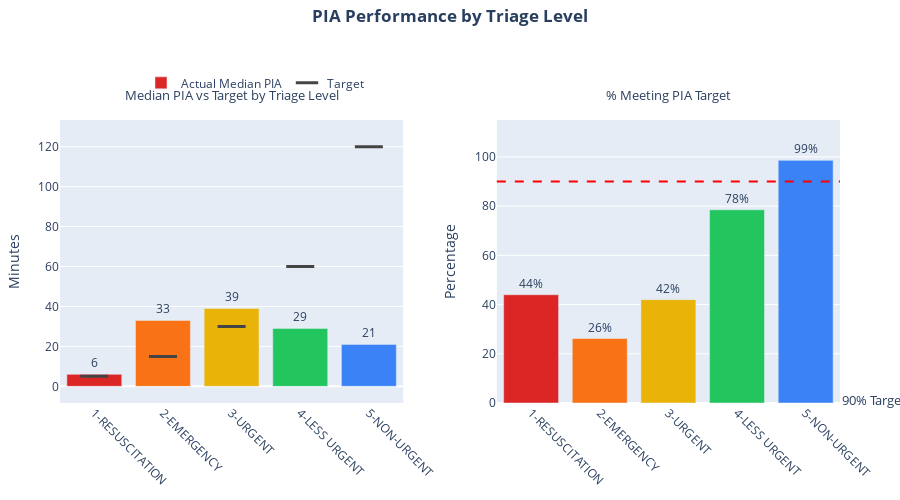

Notebook source saved alongside this figure:
### Markdown cell above
## Cell 7: Visualize PIA Performance

### Code cell
# Create PIA performance visualization
fig_pia = make_subplots(
    rows=1, cols=2,
    subplot_titles=('Median PIA vs Target by Triage Level', '% Meeting PIA Target'),
    horizontal_spacing=0.12
)

# Colors for triage levels
triage_colors = ['#DC2626', '#F97316', '#EAB308', '#22C55E', '#3B82F6']

# Chart 1: Median PIA vs Target
fig_pia.add_trace(
    go.Bar(
        x=pia_performance['Triage Level'],
        y=pia_performance['Median PIA (min)'],
        name='Actual Median PIA',
        marker_color=triage_colors,
        text=pia_performance['Median PIA (min)'].apply(lambda x: f'{x:.0f}'),
        textposition='outside'
    ),
    row=1, col=1
)

# Add target line markers
targets = [5, 15, 30, 60, 120]  # Using 5 for CTAS 1
fig_pia.add_trace(
    go.Scatter(
        x=pia_performance['Triage Level'],
        y=targets,
        mode='markers',
        marker=dict(symbol='line-ew', size=20, color='black', line_width=3),
        name='Target'
    ),
    row=1, col=1
)

# Chart 2: % Meeting Target
fig_pia.add_trace(
    go.Bar(
        x=pia_performance['Triage Level'],
        y=pia_performance['% Meeting Target'],
        marker_color=triage_colors,
        text=pia_performance['% Meeting Target'].apply(lambda x: f'{x:.0f}%'),
        textposition='outside',
        showlegend=False
    ),
    row=1, col=2
)

# Add 90% target line
fig_pia.add_hline(y=90, line_dash="dash", line_color="red", 
                  annotation_text="90% Target", 
                  annotation_position="right",
                  row=1, col=2)

fig_pia.update_layout(
    height=500,
    title_text="<b>PIA Performance by Triage Level</b>",
    title_x=0.5,
    title_y=0.98,
    showlegend=True,
    legend=dict(
        orientation="h", 
        yanchor="bottom", 
        y=1.08,           # Move legend higher above chart
        xanchor="center",
        x=0.25            # Center legend over left chart
    ),
    margin=dict(t=120, b=80, l=60, r=60)  # More top margin for legend
)

# Update subplot titles position
fig_pia.update_annotations(font_size=13, y=1.05)

fig_pia.update_yaxes(title_text="Minutes", row=1, col=1)
fig_pia.update_yaxes(title_text="Percentage", range=[0, 115], row=1, col=2)
fig_pia.update_xaxes(tickangle=45)

fig_pia.show()

### Figure 1 — Plotly figure (JSON) as saved in the notebook; plotly's stock layout.template omitted (floating-point values rounded to 4 significant figures)
{"data": [{"marker": {"color": ["#DC2626", "#F97316", "#EAB308", "#22C55E", "#3B82F6"]}, "name": "Actual Median PIA", "text": ["6", "33", "39", "29", "21"], "textposition": "outside", "type": "bar", "x": ["1-RESUSCITATION", "2-EMERGENCY", "3-URGENT", "4-LESS URGENT", "5-NON-URGENT"], "xaxis": "x", "y": [6.0, 33.0, 39.0, 29.0, 21.0], "yaxis": "y"}, {"marker": {"color": "black", "line": {"width": 3}, "size": 20, "symbol": "line-ew"}, "mode": "markers", "name": "Target", "type": "scatter", "x": ["1-RESUSCITATION", "2-EMERGENCY", "3-URGENT", "4-LESS URGENT", "5-NON-URGENT"], "xaxis": "x", "y": [5, 15, 30, 60, 120], "yaxis": "y"}, {"marker": {"color": ["#DC2626", "#F97316", "#EAB308", "#22C55E", "#3B82F6"]}, "showlegend": false, "text": ["44%", "26%", "42%", "78%", "99%"], "textposition": "outside", "type": "bar", "x": ["1-RESUSCITATION", "2-EMERGENCY", "3-URGENT", "4-LESS URGENT", "5-NON-URGENT"], "xaxis": "x2", "y": [44.0, 26.2, 42.0, 78.5, 98.6], "yaxis": "y2"}], "layout": {"annotations": [{"font": {"size": 13}, "showarrow": false, "text": "Median PIA vs Target by Triage Level", "x": 0.22, "xanchor": "center", "xref": "paper", "y": 1.05, "yanchor": "bottom", "yref": "paper"}, {"font": {"size": 13}, "showarrow": false, "text": "% Meeting PIA Target", "x": 0.78, "xanchor": "center", "xref": "paper", "y": 1.05, "yanchor": "bottom", "yref": "paper"}, {"font": {"size": 13}, "showarrow": false, "text": "90% Target", "x": 1, "xanchor": "left", "xref": "x2 domain", "y": 1.05, "yanchor": "middle", "yref": "y2"}], "height": 500, "legend": {"orientation": "h", "x": 0.25, "xanchor": "center", "y": 1.08, "yanchor": "bottom"}, "margin": {"b": 80, "l": 60, "r": 60, "t": 120}, "shapes": [{"line": {"color": "red", "dash": "dash"}, "type": "line", "x0": 0, "x1": 1, "xref": "x2 domain", "y0": 90, "y1": 90, "yref": "y2"}], "showlegend": true, "title": {"text": "<b>PIA Performance by Triage Level</b>", "x": 0.5, "y": 0.98}, "xaxis": {"anchor": "y", "domain": [0, 0.44], "tickangle": 45}, "xaxis2": {"anchor": "y2", "domain": [0.56, 1], "tickangle": 45}, "yaxis": {"anchor": "x", "domain": [0, 1], "title": {"text": "Minutes"}}, "yaxis2": {"anchor": "x2", "domain": [0, 1], "range": [0, 115], "title": {"text": "Percentage"}}}}
